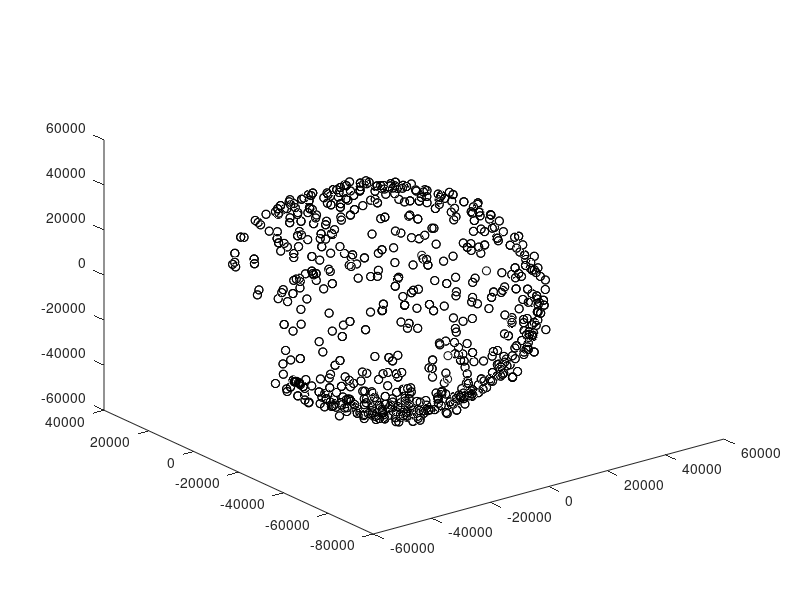

Write the MATLAB code that produced this figure. (Note: this script raises an error after producing the figure.)
close all;
clc;

fID = fopen('rawdata.txt','r');
data = fscanf(fID,'%f\t%f\t%f',[3,inf]);
fclose(fID);
dx=data(1,:)';
dy=data(2,:)';
dz=data(3,:)';
plot3(dx,dy,dz,'ko')

max_lim = 75000;


n=size(dx,1);
D=[dx.*dx, dy.*dy,  dz.*dz, 2.*dy.*dz, 2.*dx.*dz, 2.*dx.*dy, ...
        2.*dx, 2.*dy, 2.*dz, ones(n,1)]';

v=liFit(D*D');
a=max_lim;  b=max_lim;  c=max_lim;
nStep=20;
stepA=a/nStep; stepB=b/nStep; stepC=c/nStep;
[x, y, z]=meshgrid(-a:stepA:a, -b:stepB:b, -c:stepC:c);

SolidObj=v(1)*x.*x+v(2)* y.*y+v(3)*z.*z+ 2*v(4)*y.*z + 2*v(5)*x.*z + 2*v(6)*x.*y...
    + 2*v(7)*x + 2*v(8)*y + 2*v(9)*z + v(10)* ones(size(x));

p = patch(isosurface(x,y,z,SolidObj, 0.0));
isonormals(x,y,z,SolidObj, p);
set(p, 'FaceColor', 'r', 'EdgeColor', 'none');
daspect([1 1 1]);
view(3);
camlight ;
lighting phong;